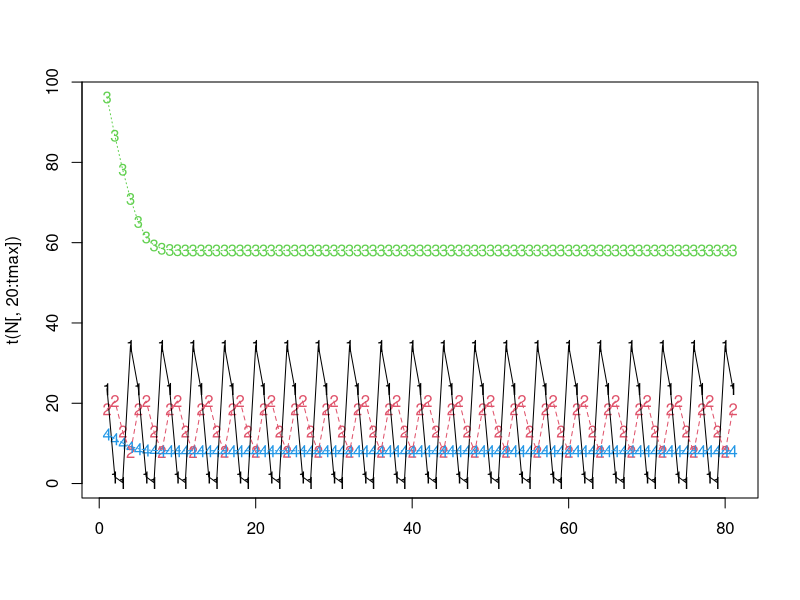
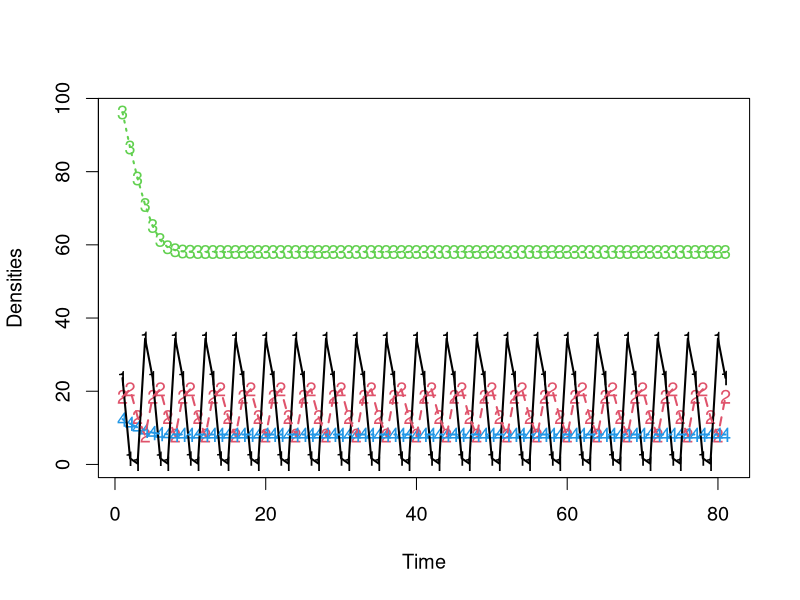
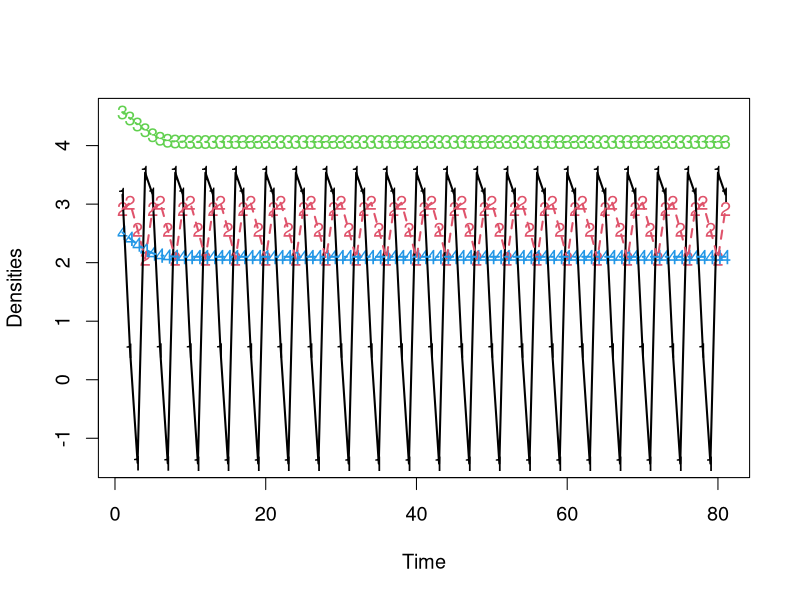

Write the R code that produced these figures, in order.
#####################################################################################################################################
### FBarraquand & OGimenez 14/11/2017 -- Two species density-dependent matrix model // predator -prey version
### 'New' version with density-dependence intra and inter affecting four vital rates, each vital rate affected once
### 18/03/2018 New set of parameters, slightly more realistic
### Version with no interspecific interactions
#####################################################################################################################################

library('Matrix')

####################### Definition of functions #####################################################

logistic=function(x,x_thresh=1,steepness=1){
return(1/(1+exp(-steepness*(x-x_thresh))))
}

# Computes vital rates from the state vector N 
vital_rates=function(params,N){

############ Parameters used as inputs #################################################################
### we have params = c(phiJ_V,phiA_V,phiJ_P,phiA_P,gamma_V,gamma_P,b_P,b_V,beta,eta,V_thresh,P_thresh)
### The vector of state variables is N = c(N^J_V,N^A_V,N^J_P,N^A_P)
#########################################################################################################

###################################### Projection matrix ####################################################
# we have a projection matrix of the form 
# for prey: [(1-gamma_V)*phiJ_V, b_V, 
#             gamma_V*phiJ_V,   phiA_V]
### We could eventually add a + bJ_V juvenile fertility to the 1st line first column for e.g. passerine birds
# for predator: [(1-gamma_P)*phiJ_P, b_P, 
#             gamma_P*phiJ_P,   phiA_P]
##################################################################################################################

########### Density-dependence ##############################################################################
# Here we use 4 different vital rates upon which the densities impose some density-dependence
# Each of these 4 VRs is affected by different element of the state vector N   
# Now beta[i] models threshold value for the density-dependent term i
# and eta[i] controls the steepness of the logistic function employed
# Thus we lose 2 parameters compared with the previous version
#############################################################################################################

VR=matrix(NA,nrow=4,ncol=4)
beta = params[9:12] # beta = c(15,10,15,5) # predation kicks in at higher densities than prey DD
eta = params[13:16] # eta = c(-1,-1,1,-1)
### Sidenote: it looks like the logistic allows two implicitly connect better than other functions
### the prey mortality and predator reproduction process because we can specify one as the inverse
### of the other, and with similar threshold of juv prey density for both processes

f=rep(NA,4)
### for (i in 1:4){f[i] = logistic(N[i],beta[i],eta[i])} ### This was completely wrong... 
f[1] = logistic(N[2],beta[1],eta[1])
f[3] = logistic(N[4],beta[3],eta[3])
f[2]=1
f[4]=1

VR_prey = matrix(c((1-params[5])*params[1]*f[2], params[7]*f[1], 
            params[5]*params[1]*f[2],  params[2]),nrow = 2, ncol = 2, byrow = TRUE)

VR_pred =  matrix(c((1-params[6])*params[3]*f[3], params[8]*f[4], 
             params[6]*params[3]*f[3], params[4]),nrow = 2, ncol = 2, byrow = TRUE)

VR=bdiag(VR_prey,VR_pred)

return(VR)

### Eventually, the O blocks of this matrix could be used to model interactions later on 
### (i.e., matter flow leaving the prey for the predator) with appropriate density-dependencies
}

############################################# end of functions def. ############################################################


################### Main program ############################################################################################### 

### Initialization
set.seed(42) 

# Define parameters
tmax = 100 #max time for sim

### Max rate parameters
# Prey (max) survival (v for victim)
phiJ_V = 0.4
phiA_V = 0.6
# Predator survival 
phiJ_P = 0.7
phiA_P = 0.9
# Transition rate from juvenile to adulthood
gamma_V = 1
gamma_P = 0.5 #from 1/4 to 1
# Reproduction (b or pi or f) max rate // only adults reproduce
b_P = 3
b_V = 7 ### previously 5

###################### Density-dependence parameters #####################################
### Now beta is the vector of threshold values and eta the vector of steepness
#beta = c(15,10,15,5) # predation kicks in at higher densities than prey DD
beta = c(15,30,5,10)
eta = c(-1,-1,-1,1)
### Sidenote: it looks like the logistic allows two implicitly connect better than other functions
### the prey mortality and predator reproduction process because we can specify one as the inverse
### of the other, and with similar threshold of juv prey density for both processes

### --- would be easier to compute as fraction of equilibrium densities... 

# Bundle the whole shabang into a single vector, which we then feed to the function
params = c(phiJ_V,phiA_V,phiJ_P,phiA_P,gamma_V,gamma_P,b_P,b_V,beta,eta)

# Initialize the state vector
N=matrix(NA,4,tmax)
N[,1] = runif(4,50,100) ### we state 4 values for 2 species and 2 stages

############################# Loop over time #################################################################

for (t in 1:(tmax-1)){
	## Compute vital rates as a function of the initial state
	vital_rate_matrix = as.matrix(vital_rates(params,N[,t])) 
	N[,t+1] = vital_rate_matrix %*% N[,t] 
}
N[,tmax]
matplot(t(N[,20:tmax]))
matlines(t(N[,20:tmax]))
############################################ end of simulation ##################################################################

pdf(file="TimePlot_BGindep_logistic.pdf",width=12,height=8)
par(cex=1.2)
matplot(t(N[,20:tmax]),xlab="Time",ylab="Densities")
matlines(t(N[,20:tmax]),lwd=2)
dev.off()

pdf(file="TimePlot_BGindep_logistic_log.pdf",width=12,height=8)
par(cex=1.2)
matplot(t(log(N[,20:tmax])),xlab="Time",ylab="Densities")
matlines(t(log(N[,20:tmax])),lwd=2)
dev.off()

### Note: I can make a program to see where we are in parameter space with the density-independent model
# We want to have the largest eigenvalue close to 1 in terms of modulus
### or can't we look at it this way? 

# Computes vital rates from the state vector N 
max_modulusEigen_DImodel=function(params, factorCorrect = 1 ){
  
  VR=matrix(NA,nrow=4,ncol=4)
  # factorCorrect // May be used to lower the vital rates based on the fact that their are lower in the DD model
  VR_prey = matrix(c((1-params[5])*params[1]*factorCorrect, params[7], 
                     params[5]*params[1]*factorCorrect,  params[2]),nrow = 2, ncol = 2, byrow = TRUE)
  
  VR_pred =  matrix(c((1-params[6])*params[3], params[8]*factorCorrect, 
                      params[6]*params[3], params[4]),nrow = 2, ncol = 2, byrow = TRUE)
  
  VR=bdiag(VR_prey,VR_pred)
  max_eig = max(abs(eigen(VR)$values))
  return(max_eig)
}

max_modulusEigen_DImodel(params)
max_modulusEigen_DImodel(params,factorCorrect = 0.5)
max_modulusEigen_DImodel(params,factorCorrect = 0.1)

## This parameter set seems to highlight interesting 4-point cycles for the prey 
## coexisting with longer cycles for the predator, which is super interesting. 

